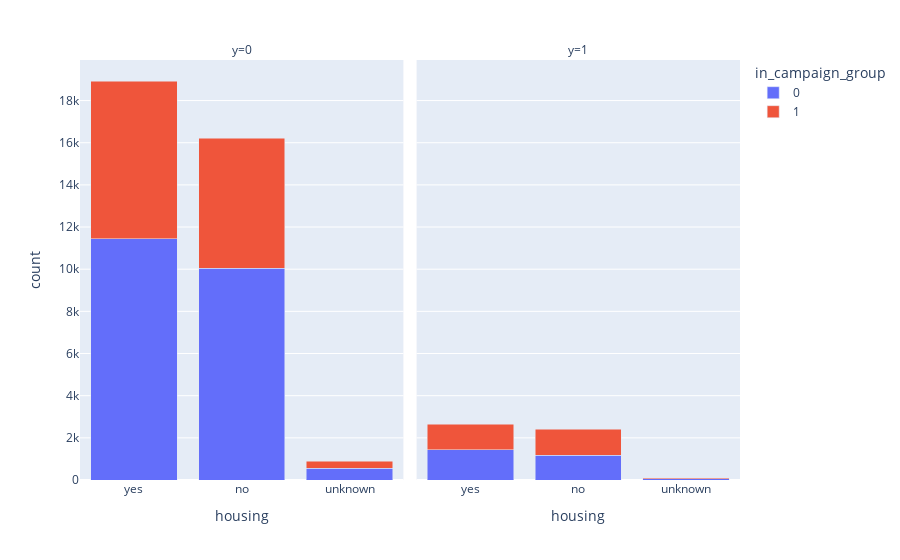
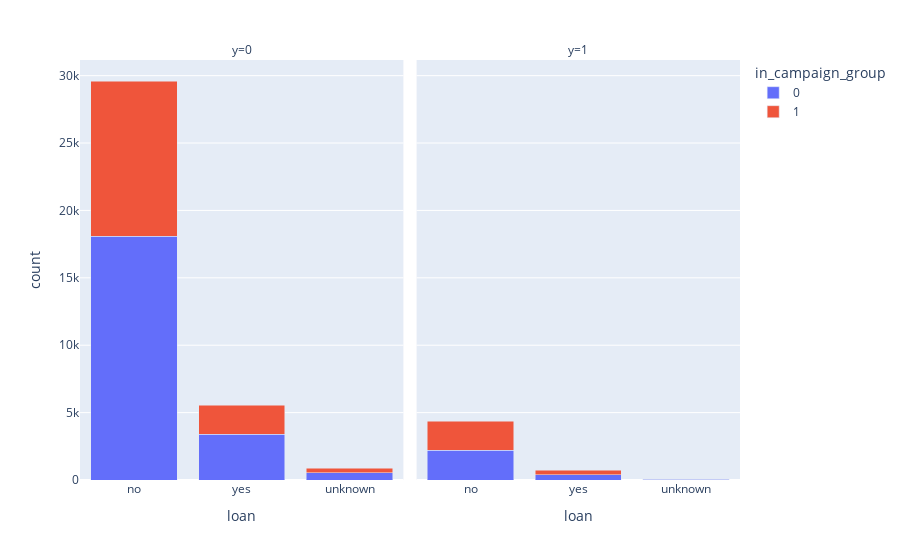
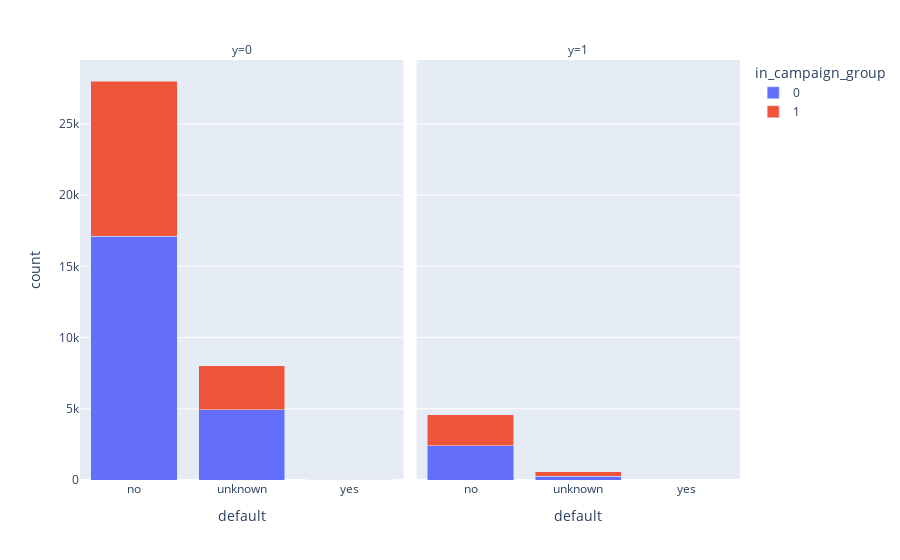

The code cell stored with these charts, in order, in its notebook:
### Markdown cell above
### Loans

### Code cell
plot_categorical(data, "housing")
plot_categorical(data, "loan")
plot_categorical(data, "default")

### Figure 1 — Plotly figure (JSON) as saved in the notebook; plotly's stock layout.template omitted (floating-point values rounded to 4 significant figures)
{"data": [{"alignmentgroup": "True", "hovertemplate": "in_campaign_group=0<br>y=0<br>housing=%{x}<br>count=%{y}<extra></extra>", "legendgroup": "0", "marker": {"color": "#636efa", "pattern": {"shape": ""}}, "name": "0", "offsetgroup": "0", "orientation": "v", "showlegend": true, "textposition": "auto", "type": "bar", "x": ["yes", "no", "unknown"], "xaxis": "x", "y": [11443, 10036, 549], "yaxis": "y"}, {"alignmentgroup": "True", "hovertemplate": "in_campaign_group=0<br>y=1<br>housing=%{x}<br>count=%{y}<extra></extra>", "legendgroup": "0", "marker": {"color": "#636efa", "pattern": {"shape": ""}}, "name": "0", "offsetgroup": "0", "orientation": "v", "showlegend": false, "textposition": "auto", "type": "bar", "x": ["yes", "no", "unknown"], "xaxis": "x2", "y": [1434, 1180, 70], "yaxis": "y2"}, {"alignmentgroup": "True", "hovertemplate": "in_campaign_group=1<br>y=0<br>housing=%{x}<br>count=%{y}<extra></extra>", "legendgroup": "1", "marker": {"color": "#EF553B", "pattern": {"shape": ""}}, "name": "1", "offsetgroup": "1", "orientation": "v", "showlegend": true, "textposition": "auto", "type": "bar", "x": ["yes", "no", "unknown"], "xaxis": "x", "y": [7485, 6172, 335], "yaxis": "y"}, {"alignmentgroup": "True", "hovertemplate": "in_campaign_group=1<br>y=1<br>housing=%{x}<br>count=%{y}<extra></extra>", "legendgroup": "1", "marker": {"color": "#EF553B", "pattern": {"shape": ""}}, "name": "1", "offsetgroup": "1", "orientation": "v", "showlegend": false, "textposition": "auto", "type": "bar", "x": ["no", "yes", "unknown"], "xaxis": "x2", "y": [1234, 1214, 36], "yaxis": "y2"}], "layout": {"annotations": [{"font": {}, "showarrow": false, "text": "y=0", "x": 0.245, "xanchor": "center", "xref": "paper", "y": 1, "yanchor": "bottom", "yref": "paper"}, {"font": {}, "showarrow": false, "text": "y=1", "x": 0.755, "xanchor": "center", "xref": "paper", "y": 1, "yanchor": "bottom", "yref": "paper"}], "barmode": "stack", "legend": {"title": {"text": "in_campaign_group"}, "tracegroupgap": 0}, "margin": {"t": 60}, "xaxis": {"anchor": "y", "domain": [0, 0.49], "title": {"text": "housing"}}, "xaxis2": {"anchor": "y2", "domain": [0.51, 1], "matches": "x", "title": {"text": "housing"}}, "yaxis": {"anchor": "x", "domain": [0, 1], "title": {"text": "count"}}, "yaxis2": {"anchor": "x2", "domain": [0, 1], "matches": "y", "showticklabels": false}}}

### Figure 2 — Plotly figure (JSON) as saved in the notebook; plotly's stock layout.template omitted (floating-point values rounded to 4 significant figures)
{"data": [{"alignmentgroup": "True", "hovertemplate": "in_campaign_group=0<br>y=0<br>loan=%{x}<br>count=%{y}<extra></extra>", "legendgroup": "0", "marker": {"color": "#636efa", "pattern": {"shape": ""}}, "name": "0", "offsetgroup": "0", "orientation": "v", "showlegend": true, "textposition": "auto", "type": "bar", "x": ["no", "yes", "unknown"], "xaxis": "x", "y": [18089, 3390, 549], "yaxis": "y"}, {"alignmentgroup": "True", "hovertemplate": "in_campaign_group=0<br>y=1<br>loan=%{x}<br>count=%{y}<extra></extra>", "legendgroup": "0", "marker": {"color": "#636efa", "pattern": {"shape": ""}}, "name": "0", "offsetgroup": "0", "orientation": "v", "showlegend": false, "textposition": "auto", "type": "bar", "x": ["no", "yes", "unknown"], "xaxis": "x2", "y": [2222, 392, 70], "yaxis": "y2"}, {"alignmentgroup": "True", "hovertemplate": "in_campaign_group=1<br>y=0<br>loan=%{x}<br>count=%{y}<extra></extra>", "legendgroup": "1", "marker": {"color": "#EF553B", "pattern": {"shape": ""}}, "name": "1", "offsetgroup": "1", "orientation": "v", "showlegend": true, "textposition": "auto", "type": "bar", "x": ["no", "yes", "unknown"], "xaxis": "x", "y": [11514, 2143, 335], "yaxis": "y"}, {"alignmentgroup": "True", "hovertemplate": "in_campaign_group=1<br>y=1<br>loan=%{x}<br>count=%{y}<extra></extra>", "legendgroup": "1", "marker": {"color": "#EF553B", "pattern": {"shape": ""}}, "name": "1", "offsetgroup": "1", "orientation": "v", "showlegend": false, "textposition": "auto", "type": "bar", "x": ["no", "yes", "unknown"], "xaxis": "x2", "y": [2125, 323, 36], "yaxis": "y2"}], "layout": {"annotations": [{"font": {}, "showarrow": false, "text": "y=0", "x": 0.245, "xanchor": "center", "xref": "paper", "y": 1, "yanchor": "bottom", "yref": "paper"}, {"font": {}, "showarrow": false, "text": "y=1", "x": 0.755, "xanchor": "center", "xref": "paper", "y": 1, "yanchor": "bottom", "yref": "paper"}], "barmode": "stack", "legend": {"title": {"text": "in_campaign_group"}, "tracegroupgap": 0}, "margin": {"t": 60}, "xaxis": {"anchor": "y", "domain": [0, 0.49], "title": {"text": "loan"}}, "xaxis2": {"anchor": "y2", "domain": [0.51, 1], "matches": "x", "title": {"text": "loan"}}, "yaxis": {"anchor": "x", "domain": [0, 1], "title": {"text": "count"}}, "yaxis2": {"anchor": "x2", "domain": [0, 1], "matches": "y", "showticklabels": false}}}

### Figure 3 — Plotly figure (JSON) as saved in the notebook; plotly's stock layout.template omitted (floating-point values rounded to 4 significant figures)
{"data": [{"alignmentgroup": "True", "hovertemplate": "in_campaign_group=0<br>y=0<br>default=%{x}<br>count=%{y}<extra></extra>", "legendgroup": "0", "marker": {"color": "#636efa", "pattern": {"shape": ""}}, "name": "0", "offsetgroup": "0", "orientation": "v", "showlegend": true, "textposition": "auto", "type": "bar", "x": ["no", "unknown", "yes"], "xaxis": "x", "y": [17103, 4924, 1], "yaxis": "y"}, {"alignmentgroup": "True", "hovertemplate": "in_campaign_group=0<br>y=1<br>default=%{x}<br>count=%{y}<extra></extra>", "legendgroup": "0", "marker": {"color": "#636efa", "pattern": {"shape": ""}}, "name": "0", "offsetgroup": "0", "orientation": "v", "showlegend": false, "textposition": "auto", "type": "bar", "x": ["no", "unknown"], "xaxis": "x2", "y": [2420, 264], "yaxis": "y2"}, {"alignmentgroup": "True", "hovertemplate": "in_campaign_group=1<br>y=0<br>default=%{x}<br>count=%{y}<extra></extra>", "legendgroup": "1", "marker": {"color": "#EF553B", "pattern": {"shape": ""}}, "name": "1", "offsetgroup": "1", "orientation": "v", "showlegend": true, "textposition": "auto", "type": "bar", "x": ["no", "unknown", "yes"], "xaxis": "x", "y": [10909, 3081, 2], "yaxis": "y"}, {"alignmentgroup": "True", "hovertemplate": "in_campaign_group=1<br>y=1<br>default=%{x}<br>count=%{y}<extra></extra>", "legendgroup": "1", "marker": {"color": "#EF553B", "pattern": {"shape": ""}}, "name": "1", "offsetgroup": "1", "orientation": "v", "showlegend": false, "textposition": "auto", "type": "bar", "x": ["no", "unknown"], "xaxis": "x2", "y": [2156, 328], "yaxis": "y2"}], "layout": {"annotations": [{"font": {}, "showarrow": false, "text": "y=0", "x": 0.245, "xanchor": "center", "xref": "paper", "y": 1, "yanchor": "bottom", "yref": "paper"}, {"font": {}, "showarrow": false, "text": "y=1", "x": 0.755, "xanchor": "center", "xref": "paper", "y": 1, "yanchor": "bottom", "yref": "paper"}], "barmode": "stack", "legend": {"title": {"text": "in_campaign_group"}, "tracegroupgap": 0}, "margin": {"t": 60}, "xaxis": {"anchor": "y", "domain": [0, 0.49], "title": {"text": "default"}}, "xaxis2": {"anchor": "y2", "domain": [0.51, 1], "matches": "x", "title": {"text": "default"}}, "yaxis": {"anchor": "x", "domain": [0, 1], "title": {"text": "count"}}, "yaxis2": {"anchor": "x2", "domain": [0, 1], "matches": "y", "showticklabels": false}}}
